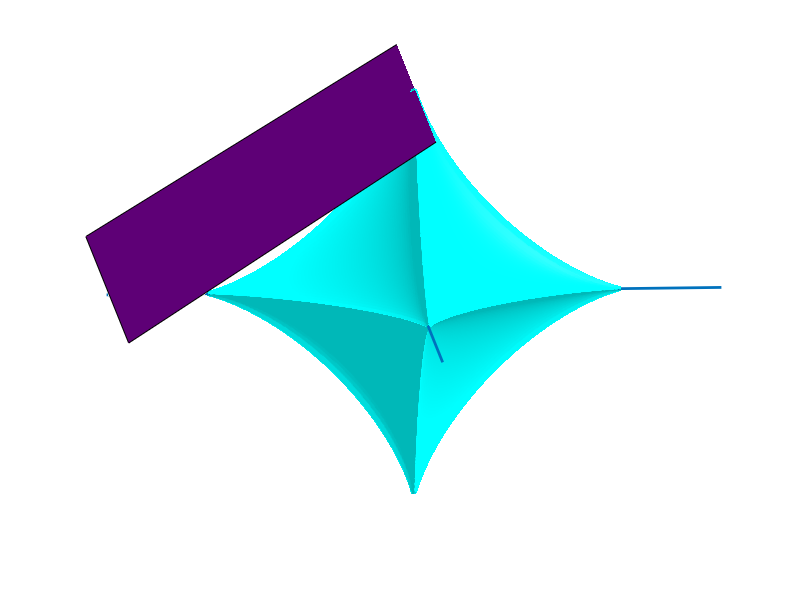

Write MATLAB code to recreate this figure.
% Figure 1.2 of Elad's Book. This code is from M. Elad's homepage
% =========================================
% This program demonstrates in 3D the intersection of various Lp 
% spheres with a hyperplane

function []=Chapter_01_3D_spheres() 

% L2 ball intersection with a hyperplane

res=0.01;
p=2;
[x,y,z]=meshgrid(-1-res:res:1+res, ...
   -1-res:res:1+res, -1-res:res:1+res);
w=(abs(x).^p+abs(y).^p+abs(z).^p).^(1/p);
sphereP=isosurface(x,y,z,1.19*w,1);

figure(1); clf; 
count=renderpatch(sphereP,1);
h=patch([-1.5 -1.5 1.5 1.5],[1.5 -1.5 -1.5 1],...
              1.2+0.65*[-1.5 -1.5 1.5 1.5 ]-0.2,[0.8 0 1]);
set(h,'FaceAlpha',0.5); 
hold on;
h=line([-15 15],[0 0],[0,0]); set(h,'LineWidth',2,'LineStyle','-'); 
h=line([0 0],[-15 15],[0,0]); set(h,'LineWidth',2,'LineStyle','-'); 
h=line([0 0],[0,0],[-15 15]); set(h,'LineWidth',2,'LineStyle','-'); 
axis off;
grid on
daspect([1 1 1])
light('position',[10,-10,10])
set(gca,'projection','perspective')
set(gca,'CameraViewAngle',4)
set(gcf,'color', [1 1 1])
view(-4,10)
axis([   -1.5000    1.5000   -2.0000    2.0000   -1.0000    1.0000]);
drawnow;
% print -depsc2 Chapter_01_SpherePlan.eps

% L1.5 ball intersection with a hyperplane

res=0.01;
p=1.5;
[x,y,z]=meshgrid(-1-res:res:1+res, ...
   -1-res:res:1+res, -1-res:res:1+res);
w=(abs(x).^p+abs(y).^p+abs(z).^p).^(1/p);
sphereP=isosurface(x,y,z,1.082*w,1);

figure(1); clf; 
count=renderpatch(sphereP,1);
h=patch([-1.5 -1.5 1.5 1.5],[1.5 -1.5 -1.5 1],...
              1.2+0.65*[-1.5 -1.5 1.5 1.5 ]-0.2,[0.8 0 1]);
set(h,'FaceAlpha',0.5); 
hold on;
h=line([-15 15],[0 0],[0,0]); set(h,'LineWidth',2,'LineStyle','-'); 
h=line([0 0],[-15 15],[0,0]); set(h,'LineWidth',2,'LineStyle','-'); 
h=line([0 0],[0,0],[-15 15]); set(h,'LineWidth',2,'LineStyle','-'); 
axis off;
grid on
daspect([1 1 1])
light('position',[10,-10,10])
set(gca,'projection','perspective')
set(gca,'CameraViewAngle',4)
set(gcf,'color', [1 1 1])
view(-4,10)
axis([   -1.5000    1.5000   -2.0000    2.0000   -1.0000    1.0000]);
drawnow;
% print -depsc2 Chapter_01_L15Plan.eps

% L1 ball intersection with a hyperplane

res=0.01;
p=1;
[x,y,z]=meshgrid(-1-res:res:1+res, ...
   -1-res:res:1+res, -1-res:res:1+res);
w=(abs(x).^p+abs(y).^p+abs(z).^p).^(1/p);
sphereP=isosurface(x,y,z,0.99*w,1);

figure(1); clf; 
count=renderpatch(sphereP,1);
h=patch([-1.5 -1.5 1.5 1.5],[1.5 -1.5 -1.5 1],...
              1.2+0.65*[-1.5 -1.5 1.5 1.5 ]-0.2,[0.8 0 1]);
set(h,'FaceAlpha',0.5); 
hold on;
h=line([-15 15],[0 0],[0,0]); set(h,'LineWidth',2,'LineStyle','-'); 
h=line([0 0],[-15 15],[0,0]); set(h,'LineWidth',2,'LineStyle','-'); 
h=line([0 0],[0,0],[-15 15]); set(h,'LineWidth',2,'LineStyle','-'); 
axis off;
grid on
daspect([1 1 1])
light('position',[10,-10,10])
set(gca,'projection','perspective')
set(gca,'CameraViewAngle',4)
set(gcf,'color', [1 1 1])
view(-4,10)
axis([   -1.5000    1.5000   -2.0000    2.0000   -1.0000    1.0000]);
drawnow;
% print -depsc2 Chapter_01_L1Plan.eps

% Lp ball for p=0.5
res=0.01;
p=0.7;
[x,y,z]=meshgrid(-1-res:res:1+res, ...
   -1-res:res:1+res, -1-res:res:1+res);
w=(abs(x).^p+abs(y).^p+abs(z).^p).^(1/p);
sphereP=isosurface(x,y,z,0.93*w,1);

figure(1); clf; 
count=renderpatch(sphereP,1);
h=patch([-1.5 -1.5 1.5 1.5],[1.5 -1.5 -1.5 1],1.2+0.65*[-1.5 -1.5 1.5 1.5 ]-0.2,[0.8 0 1]);
set(h,'FaceAlpha',0.5); 
hold on;
h=line([-15 15],[0 0],[0,0]); set(h,'LineWidth',2,'LineStyle','-'); 
h=line([0 0],[-15 15],[0,0]); set(h,'LineWidth',2,'LineStyle','-'); 
h=line([0 0],[0,0],[-15 15]); set(h,'LineWidth',2,'LineStyle','-'); 
axis off;
grid on
daspect([1 1 1])
light('position',[10,-10,10])
set(gca,'projection','perspective')
set(gca,'CameraViewAngle',4)
set(gcf,'color', [1 1 1])
view(-4,10)
axis([   -1.5000    1.5000   -2.0000    2.0000   -1.0000    1.0000]);
drawnow;
% print -depsc2 Chapter_01_LpPlan.eps

%================================================

function count = renderpatch(objIn,alpha)
%hierarchical render function for structs and cell arrays
%Takes either a cell array or a single struct as input.
%For each struct, can set:
%  facecolor: default=cyan
%  edgecolor: default='none'
%  ambientstrength: default=.6
%  specularstrength: default=.2
%  specularexponent: default=10
%  facelighting: default='phong'
%  diffusestrength: default=.5
%  visible: default='on'

if (iscell(objIn)) %a list of structs
   
   for i=1:length(objIn)

      obj=patch(objIn{i});
      
      if (isfield(objIn{i},'facecolor'))
         fcolor=objIn{i}.facecolor;
      else
         fcolor=[0,1,1];
      end
      
      if (isfield(objIn{i},'edgecolor'))
         ecolor=objIn{i}.edgecolor;
      else
         ecolor='none';
      end
      
      if (isfield(objIn{i},'ambientstrength'))
         ambstr=objIn{i}.ambientstrength;
      else
         ambstr=.6;
      end
      
      if (isfield(objIn{i},'specularstrength'))
         spcstr=objIn{i}.specularstrength;
      else
         spcstr=.2;
      end
      
      if (isfield(objIn{i},'specularexponent'))
         spcexp=objIn{i}.specularexponent;
      else
         spcexp=10;
      end
      
      if (isfield(objIn{i},'facelighting'))
         facelight=objIn{i}.facelighting;
      else
         facelight='phong';
      end
      
      if (isfield(objIn{i},'diffusestrength'))
         difstr=objIn{i}.diffusestrength;
      else
         difstr=.5;
      end
  
      if (isfield(objIn{i},'visible'))
         vis=objIn{i}.visible;
      else
         vis='on';
      end


      set(obj, 'FaceColor', fcolor, ...
              'FaceAlpha',alpha, ...
               'EdgeColor', ecolor, ...
               'AmbientStrength',ambstr,...
               'SpecularStrength',spcstr, ...
               'SpecularExponent', spcexp, ...
               'FaceLighting', facelight, ...
               'DiffuseStrength', difstr, ...
               'Visible',vis);
   end  
   count=i;
   
 elseif (isstruct(objIn)) %must be a single struct   
    obj=patch(objIn);
    
    if (isfield(objIn,'facecolor'))
         fcolor=objIn.facecolor;
      else
         fcolor=[0,1,1];
      end
      
      if (isfield(objIn,'edgecolor'))
         ecolor=objIn.edgecolor;
      else
         ecolor='none';
      end
      
      if (isfield(objIn,'ambientstrength'))
         ambstr=objIn.ambientstrength;
      else
         ambstr=.6;
      end
      
      if (isfield(objIn,'specularstrength'))
         spcstr=objIn.specularstrength;
      else
         spcstr=.2;
      end
      
      if (isfield(objIn,'specularexponent'))
         spcexp=objIn.specularexponent;
      else
         spcexp=10;
      end
      
      if (isfield(objIn,'facelighting'))
         facelight=objIn.facelighting;
      else
         facelight='phong';
      end
      
      if (isfield(objIn,'diffusestrength'))
         difstr=objIn.diffusestrength;
      else
         difstr=.5;
      end
  
      if (isfield(objIn,'visible'))
         vis=objIn.visible;
      else
         vis='on';
      end

      set(obj, 'FaceColor', fcolor, ...
                        'FaceAlpha',alpha, ...
               'EdgeColor', ecolor, ...
               'AmbientStrength',ambstr,...
               'SpecularStrength',spcstr, ...
               'SpecularExponent', spcexp, ...
               'FaceLighting', facelight, ...
               'DiffuseStrength', difstr, ...
               'Visible',vis);
      count=1;   
 end %if   
